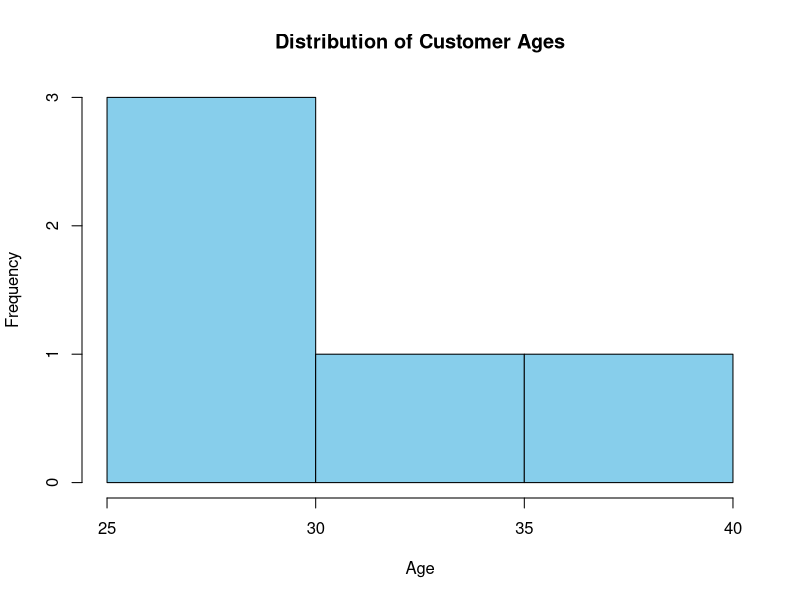

Recreate this plot in R.
# Dataset
age <- c(25, 30, 35, 28, 40)

# Histogram
hist(age,
     main = "Distribution of Customer Ages",
     xlab = "Age",
     ylab = "Frequency",
     col = "skyblue",
     border = "black")
